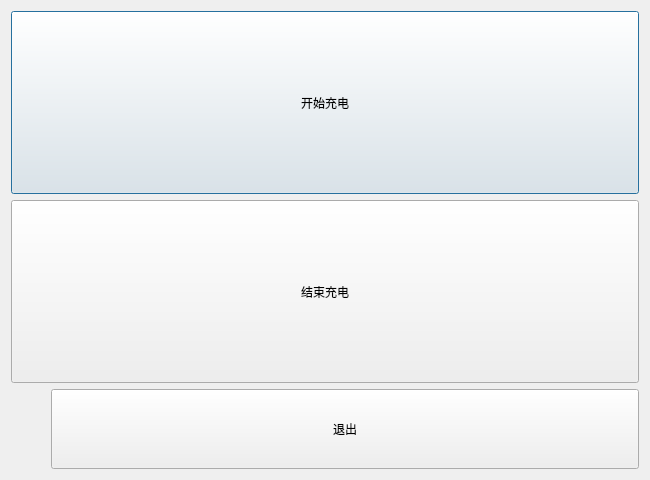
<?xml version="1.0" encoding="UTF-8"?>
<ui version="4.0">
 <class>TestDialog</class>
 <widget class="QDialog" name="TestDialog">
  <property name="geometry">
   <rect>
    <x>0</x>
    <y>0</y>
    <width>650</width>
    <height>480</height>
   </rect>
  </property>
  <property name="windowTitle">
   <string>Dialog</string>
  </property>
  <layout class="QGridLayout" name="gridLayout_2">
   <item row="0" column="0">
    <layout class="QGridLayout" name="gridLayout">
     <item row="0" column="0">
      <widget class="QPushButton" name="pushButton_start">
       <property name="sizePolicy">
        <sizepolicy hsizetype="Minimum" vsizetype="Preferred">
         <horstretch>0</horstretch>
         <verstretch>0</verstretch>
        </sizepolicy>
       </property>
       <property name="text">
        <string>开始充电</string>
       </property>
      </widget>
     </item>
     <item row="1" column="0">
      <widget class="QPushButton" name="pushButton_finish">
       <property name="sizePolicy">
        <sizepolicy hsizetype="Minimum" vsizetype="Preferred">
         <horstretch>0</horstretch>
         <verstretch>0</verstretch>
        </sizepolicy>
       </property>
       <property name="text">
        <string>结束充电</string>
       </property>
      </widget>
     </item>
    </layout>
   </item>
   <item row="1" column="0">
    <layout class="QHBoxLayout" name="horizontalLayout_2">
     <item>
      <spacer name="horizontalSpacer">
       <property name="orientation">
        <enum>Qt::Horizontal</enum>
       </property>
       <property name="sizeType">
        <enum>QSizePolicy::Minimum</enum>
       </property>
       <property name="sizeHint" stdset="0">
        <size>
         <width>40</width>
         <height>20</height>
        </size>
       </property>
      </spacer>
     </item>
     <item>
      <widget class="QPushButton" name="pushButton">
       <property name="sizePolicy">
        <sizepolicy hsizetype="Minimum" vsizetype="Fixed">
         <horstretch>0</horstretch>
         <verstretch>0</verstretch>
        </sizepolicy>
       </property>
       <property name="minimumSize">
        <size>
         <width>0</width>
         <height>80</height>
        </size>
       </property>
       <property name="text">
        <string>退出</string>
       </property>
      </widget>
     </item>
    </layout>
   </item>
  </layout>
 </widget>
 <resources/>
 <connections/>
</ui>
